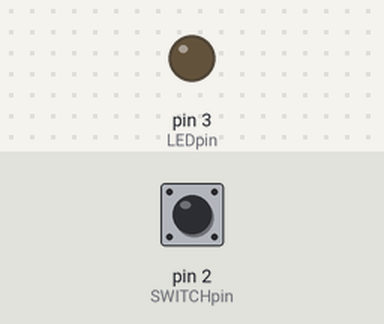
Recording of a sketch running on a simulated Arduino Uno, built with avr-gcc and run on an emulated ATmega328P. Shown: output pins drawn as LEDs (lit = HIGH). Dashed ring = blinking. Inputs (shaded band) come from the test bench; at power-on: pin 2 (SWITCHpin) HIGH.

Above: at 1.2 s.
1.3 s: pin 2 (SWITCHpin) pulsed LOW 5 times (0.12 s each, 0.3 s apart)
At 1.75 s:
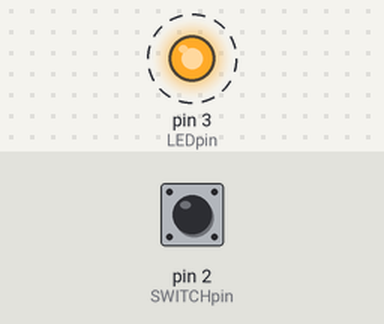
4.3 s: pin 2 (SWITCHpin) pulled LOW for 0.15 s
At 5.5 s:
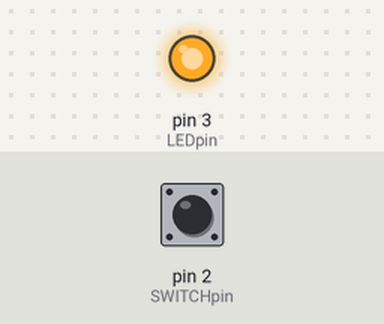
5.9 s: pin 2 (SWITCHpin) pulled LOW for 1 s
At 6.9 s:
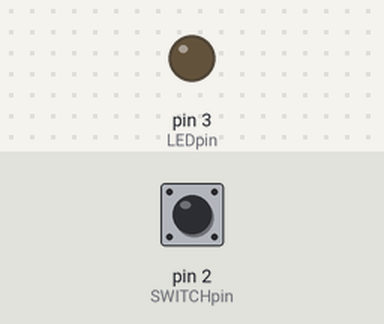
Timing chart, 0 to 8.9 s (numbered marks = the images above; inputs shaded):
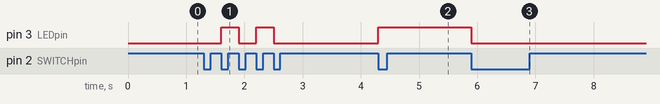

Measured:
- after the input at 1.3 s, pin 3 (LEDpin): alternates HIGH for 0.30 s and LOW for 0.30 s, 4 changes in all, then stays LOW, starting after 0.30 s
- after the input at 4.3 s, pin 3 (LEDpin): LOW → HIGH at once
- after the input at 5.9 s, pin 3 (LEDpin): HIGH → LOW at once

The sketch:

SimpleToggle_PB_LED_V1.ino
```cpp
    /* SimpleToggle_PB_LED */

const byte LEDpin = 3;
const byte SWITCHpin = 2;

byte LEDstate = HIGH;
byte SWITCHstate;
byte lastSWITCHstate;

void setup() {
  // put your setup code here, to run once:
pinMode(LEDpin, OUTPUT);
pinMode(SWITCHpin, INPUT);
digitalWrite(SWITCHpin, HIGH);
}


void loop() {
  // put your main code here, to run repeatedly:

SWITCHstate = digitalRead(SWITCHpin);
if ((lastSWITCHstate == HIGH) && (SWITCHstate == LOW))
{
    LEDstate = !LEDstate;
    digitalWrite(LEDpin, LEDstate);

}
lastSWITCHstate = SWITCHstate;
}
```
